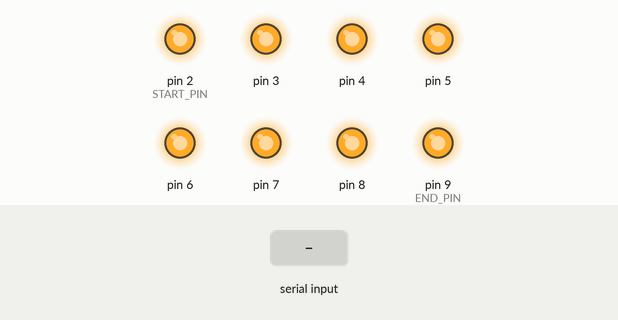
A sketch run on a simulated Arduino Uno, built with avr-gcc and run on an emulated ATmega328P. Shown: output pins drawn as LEDs (lit = HIGH). The test bench sets the inputs (shaded band). What the sketch prints to the serial monitor is not drawn.

Above: at 1.2 s.
1.3 s: "90,45\n" received over Serial
At 2.3 s:
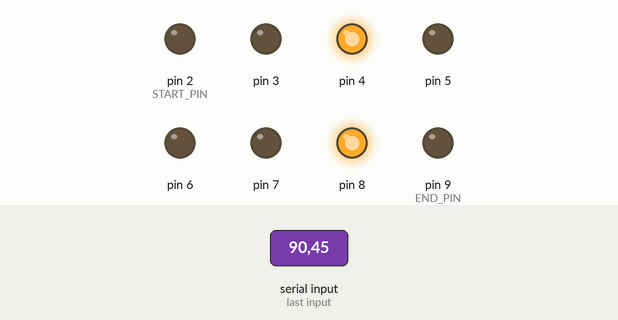
2.9 s: "30,150\n" received over Serial
At 3.5 s:
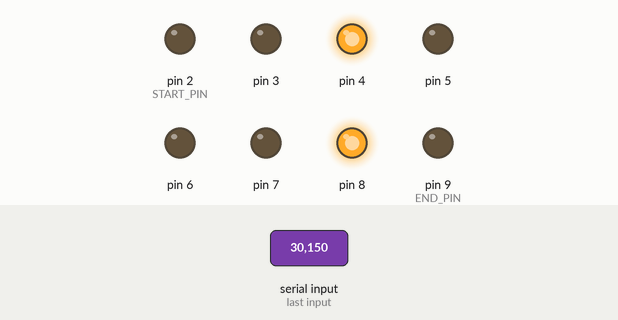
4.5 s: "10\n" received over Serial
At 5.8 s:
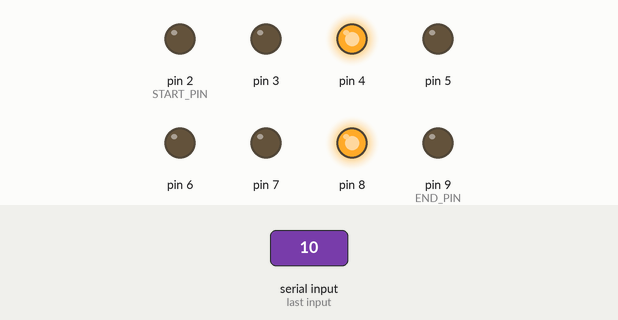
6.1 s: "5\n" received over Serial
At 7.2 s:
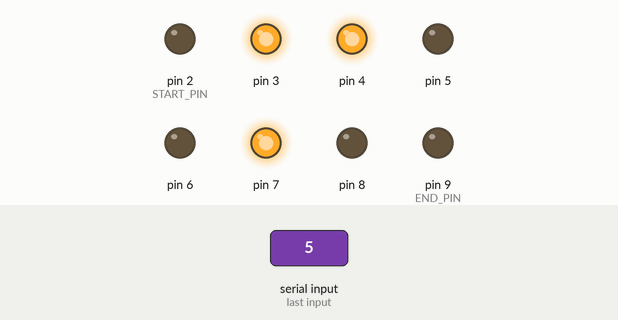
7.6 s: "200\n" received over Serial
At 8.4 s:
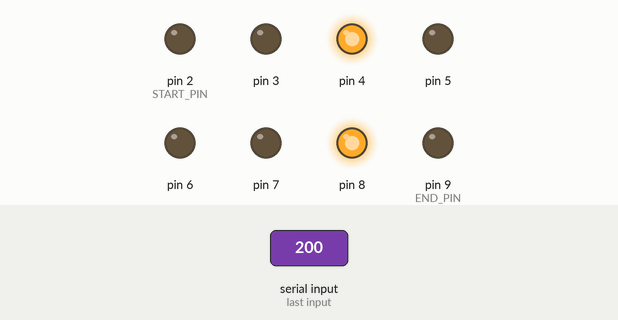
Timing chart, 0 to 10.2 s (numbered marks = the images above; inputs shaded):
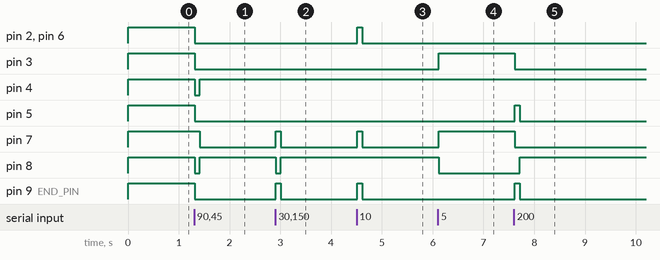

The sketch:

cascad.ino
```cpp
#include <SoftwareSerial.h>

#define START_PIN 2
#define END_PIN 9

SoftwareSerial next_node(10, 11);
int num_node = 1;
int ngb_node = 0;
int time = 0;

// 2 3 4 5 6 7 8 9
// A B . C D E G F
bool digits[10][8] = {
  {1,1,0,1,1,1,0,1}, // 0
  {0,1,0,1,0,0,0,0}, // 1
  {1,1,0,0,1,1,1,0}, // 2
  {1,1,0,1,1,0,1,0}, // 3
  {0,1,0,1,0,0,1,1}, // 4
  {1,0,0,1,1,0,1,1}, // 5
  {1,0,1,1,1,1,1,1}, // 6
  {1,1,0,1,0,0,0,0}, // 7
  {1,1,0,1,1,1,1,1}, // 8
  {1,1,1,1,1,0,1,1}  // 9
};

void setup() {
  for (int i = START_PIN; i <= END_PIN; i++) {
  	pinMode(i, OUTPUT);
   	digitalWrite(i, HIGH);
  }
  Serial.begin(1200);
  next_node.begin(1200);
  while (Serial.available() > 0) {
    ngb_node = Serial.read();
  }
  Serial.print("Number of neighbours: ");
  Serial.print('1');
  while(next_node.available() == 0){
    delay(1);
    if (millis() - time == 10){
      break;
    }
  }
  while (next_node.available() > 0){
    delay(10);
    ngb_node = next_node.read();
    if(ngb_node == int(char('1'))){
      num_node += 1;
  	  Serial.print('1');
    }
  }
}

void loop() {
  if (Serial.available() >= num_node) {
    char user_input = Serial.read();
    int digit = (int)(user_input - '0');
    show_digit(digit);
    while (Serial.available() > 0) {
      next_node.write(Serial.read());
    }
  }
  delay(100);
  if (Serial.available() > 0 && Serial.available() < num_node){
    show_digit(0);
    for (int i = 1; i < num_node-Serial.available(); i++) {
      next_node.write('0');
    }
    while (Serial.available()) {
      next_node.write(Serial.read());
    }
  }
}

void show_digit(int digit) {
  if (digit < 0 or digit > 9) {
    return;
  }
  for (int i = START_PIN; i <= END_PIN; i++) {
    digitalWrite(i, !digits[digit][i-START_PIN]);
  }
}
```

Measured:
- after the input at 1.3 s, pin 2 (START_PIN), pin 3, pin 5, pin 6, pin 9 (END_PIN): HIGH → LOW at once; pin 4, pin 8: HIGH → LOW at once, → HIGH 0.10 s later; pin 7: HIGH → LOW after 0.11 s
- after the input at 2.9 s, pin 7, pin 9 (END_PIN): LOW → HIGH at once, → LOW 0.10 s later; pin 8: HIGH → LOW at once, → HIGH 0.10 s later
- after the input at 4.5 s, pin 2 (START_PIN), pin 6, pin 7, pin 9 (END_PIN): LOW → HIGH at once, → LOW 0.10 s later
- after the input at 6.1 s, pin 3, pin 7: LOW → HIGH at once; pin 8: HIGH → LOW at once
- after the input at 7.6 s, pin 3, pin 7: HIGH → LOW at once; pin 5, pin 9 (END_PIN): LOW → HIGH at once, → LOW 0.10 s later; pin 8: LOW → HIGH after 0.12 s
